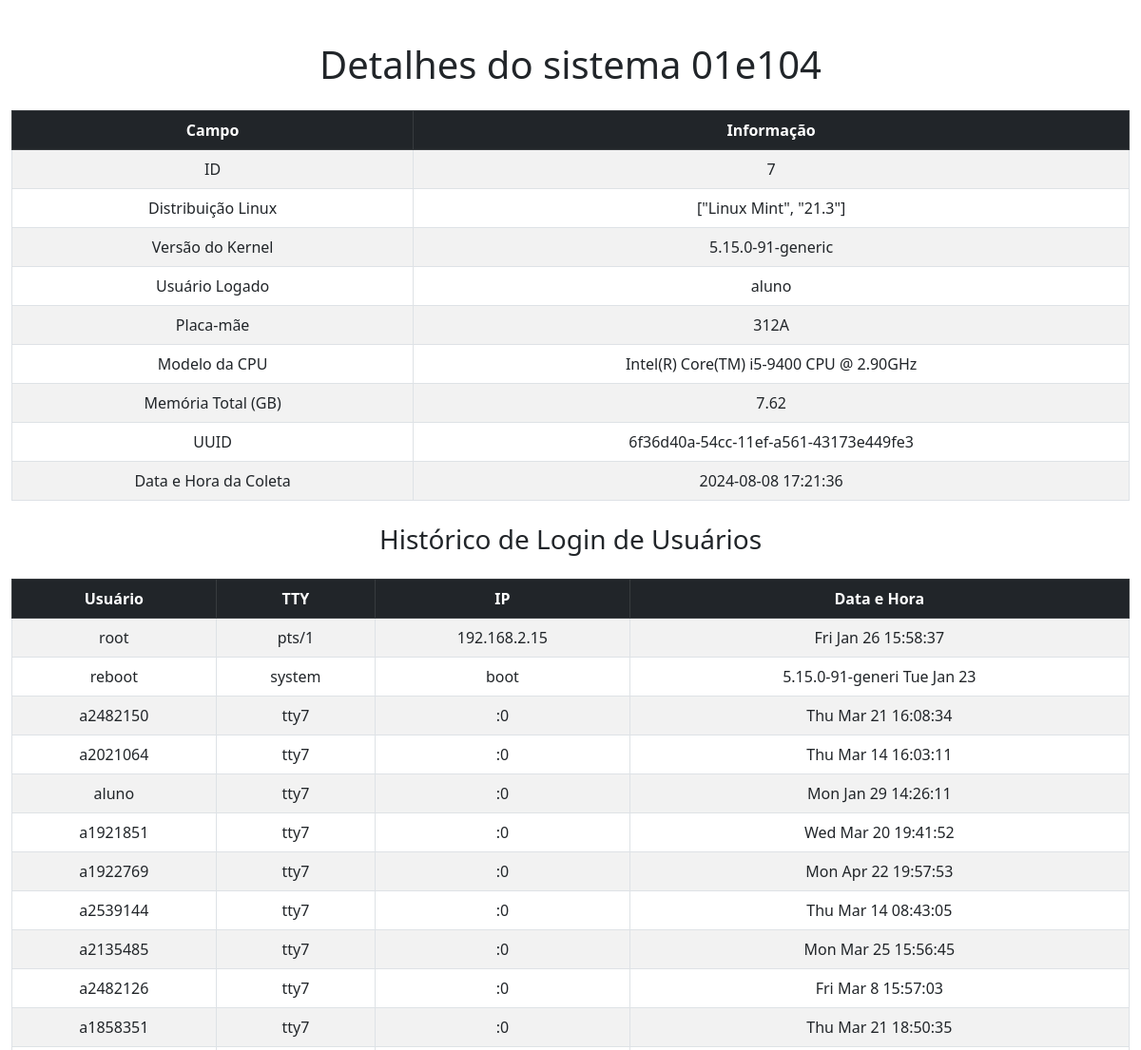
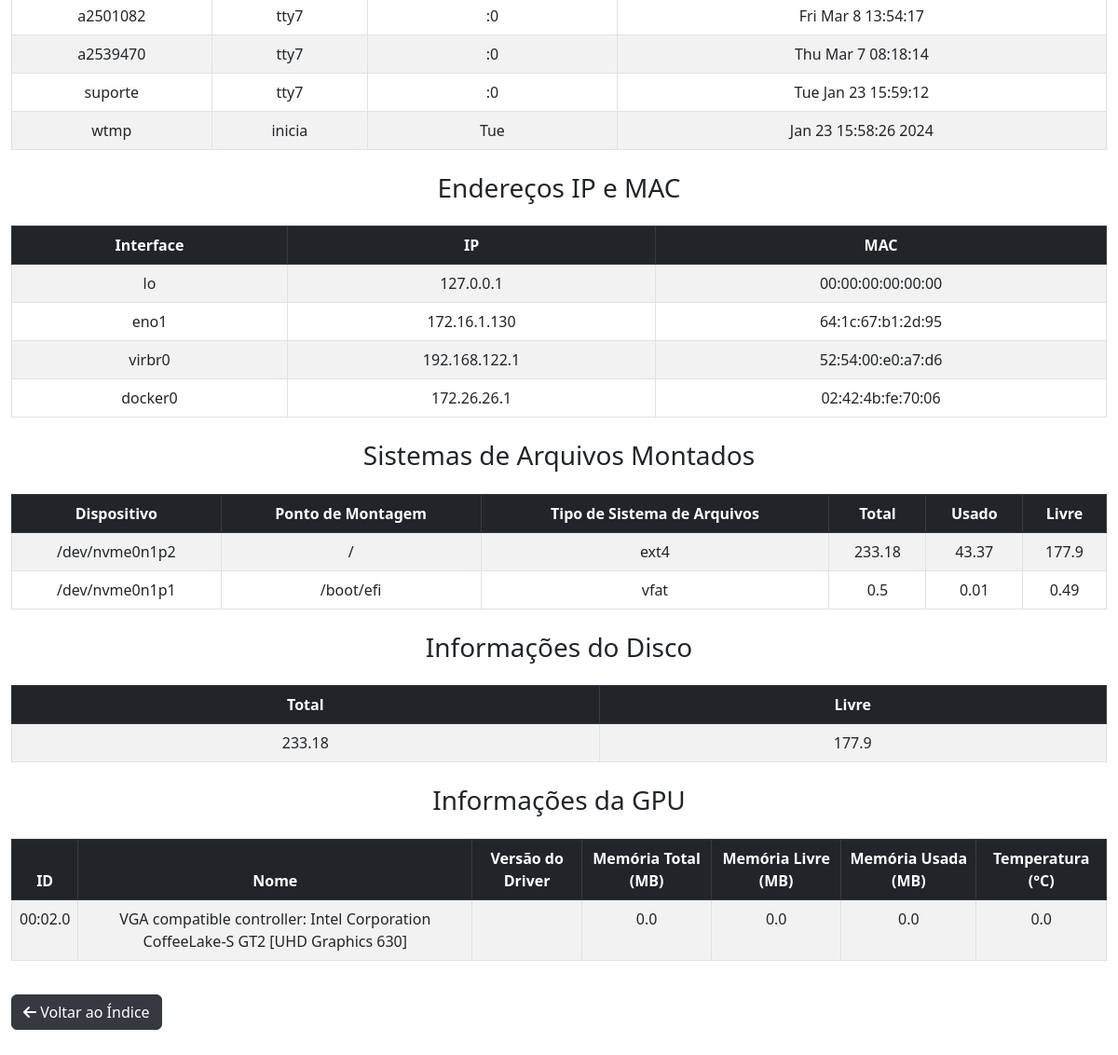
The page /details/7 on the database its author committed (2 pictures, top to bottom).
### app.py (models this page shows)
class SystemInfo(db.Model):
    id = db.Column(db.Integer, primary_key=True)
    hostname = db.Column(db.String(120), nullable=False)
    linux_distribution = db.Column(db.String(120), nullable=False)
    kernel_version = db.Column(db.String(120), nullable=False)
    logged_in_user = db.Column(db.String(120), nullable=False)
    cpu_model = db.Column(db.String(120), nullable=False)
    memory_total_gb = db.Column(db.Float, nullable=False)
    uuid1 = db.Column(db.String(36), unique=True, nullable=False)
    collection_datetime = db.Column(db.String(120), nullable=False)
    motherboard_model = db.Column(db.String(255))
    patrimony = db.Column(db.String(50), nullable=True)
    user_login_history = db.relationship('UserLoginHistory', backref='system_info', lazy=True)
    ip_and_mac_addresses = db.relationship('IPAndMacAddress', backref='system_info', lazy=True)
    mounted_filesystems = db.relationship('MountedFilesystems', backref='system_info', lazy=True)
    disk_info = db.relationship('DiskInfo', backref='system_info', uselist=False)
    gpu_info = db.relationship('GPUInfo', backref='system_info', lazy=True)

class UserLoginHistory(db.Model):
    id = db.Column(db.Integer, primary_key=True)
    user = db.Column(db.String(120), nullable=False)
    tty = db.Column(db.String(120), nullable=False)
    ip = db.Column(db.String(120), nullable=False)
    datetime = db.Column(db.String(120), nullable=False)
    system_info_id = db.Column(db.Integer, db.ForeignKey('system_info.id'), nullable=False)

class IPAndMacAddress(db.Model):
    id = db.Column(db.Integer, primary_key=True)
    interface = db.Column(db.String(120), nullable=False)
    ip = db.Column(db.String(120), nullable=False)
    mac = db.Column(db.String(120), nullable=False)
    system_info_id = db.Column(db.Integer, db.ForeignKey('system_info.id'), nullable=False)

class MountedFilesystems(db.Model):
    id = db.Column(db.Integer, primary_key=True)
    device = db.Column(db.String(120), nullable=False)
    mountpoint = db.Column(db.String(120), nullable=False)
    fstype = db.Column(db.String(120), nullable=False)
    total = db.Column(db.Float, nullable=False)
    used = db.Column(db.Float, nullable=False)
    free = db.Column(db.Float, nullable=False)
    system_info_id = db.Column(db.Integer, db.ForeignKey('system_info.id'), nullable=False)

class DiskInfo(db.Model):
    id = db.Column(db.Integer, primary_key=True)
    total = db.Column(db.Float, nullable=False)
    free = db.Column(db.Float, nullable=False)
    system_info_id = db.Column(db.Integer, db.ForeignKey('system_info.id'), nullable=False)

class GPUInfo(db.Model):
    id = db.Column(db.Integer, primary_key=True)
    gpu_id = db.Column(db.Integer, nullable=False)
    name = db.Column(db.String(120), nullable=False)
    driver_version = db.Column(db.String(120), nullable=False)
    memory_total = db.Column(db.Float, nullable=False)
    memory_free = db.Column(db.Float, nullable=False)
    memory_used = db.Column(db.Float, nullable=False)
    temperature = db.Column(db.Float, nullable=False)
    system_info_id = db.Column(db.Integer, db.ForeignKey('system_info.id'), nullable=False)

### app.py (the view)
@app.route('/details/<int:id>')
def details(id):
    system_info = SystemInfo.query.get_or_404(id)
    return render_template('details.html', system_info=system_info)

### templates/details.html (shortened to what this page needs)
<!DOCTYPE html>
<html lang="pt-br">
  <head>
    <link href="https://cdn.jsdelivr.net/npm/bootstrap@5.3.0/dist/css/bootstrap.min.css" rel="stylesheet" />
    <link rel="stylesheet" href="https://cdnjs.cloudflare.com/ajax/libs/font-awesome/6.0.0-beta3/css/all.min.css" />
  </head>
  <body>
    <div class="container">
      <h1 class="my-4 text-center">Detalhes do sistema {{ system_info.hostname }}</h1>
      <table class="table table-bordered table-striped text-center">
        <thead class="table-dark">
          <tr>
            <th>Campo</th>
            <th>Informação</th>
          </tr>
        </thead>
        <tbody>
          <tr>
            <td>ID</td>
            <td>{{ system_info.id }}</td>
          </tr>
          <tr>
            <td>Distribuição Linux</td>
            <td>{{ system_info.linux_distribution }}</td>
          </tr>
          <tr>
            <td>Versão do Kernel</td>
            <td>{{ system_info.kernel_version }}</td>
          </tr>
          <tr>
            <td>Usuário Logado</td>
            <td>{{ system_info.logged_in_user }}</td>
          </tr>
          <tr>
            <td>Placa-mãe</td>
            <td>{{ system_info.motherboard_model }}</td>
          </tr>
          <tr>
            <td>Modelo da CPU</td>
            <td>{{ system_info.cpu_model }}</td>
          </tr>
          <tr>
            <td>Memória Total (GB)</td>
            <td>{{ system_info.memory_total_gb }}</td>
          </tr>
          <tr>
            <td>UUID</td>
            <td>{{ system_info.uuid1 }}</td>
          </tr>
          <tr>
            <td>Data e Hora da Coleta</td>
            <td>{{ system_info.collection_datetime }}</td>
          </tr>
        </tbody>
      </table>
      <h3 class="my-4 text-center">Histórico de Login de Usuários</h3>
      <table class="table table-bordered table-striped text-center">
        <thead class="table-dark">
          <tr>
            <th>Usuário</th>
            <th>TTY</th>
            <th>IP</th>
            <th>Data e Hora</th>
          </tr>
        </thead>
        <tbody>
          {% for entry in system_info.user_login_history %}
          <tr>
            <td>{{ entry.user }}</td>
            <td>{{ entry.tty }}</td>
            <td>{{ entry.ip }}</td>
            <td>{{ entry.datetime }}</td>
          </tr>
          {% endfor %}
        </tbody>
      </table>
      <h3 class="my-4 text-center">Endereços IP e MAC</h3>
      <table class="table table-bordered table-striped text-center">
        <thead class="table-dark">
          <tr>
            <th>Interface</th>
            <th>IP</th>
            <th>MAC</th>
          </tr>
        </thead>
        <tbody>
          {% for entry in system_info.ip_and_mac_addresses %}
          <tr>
            <td>{{ entry.interface }}</td>
            <td>{{ entry.ip }}</td>
            <td>{{ entry.mac }}</td>
          </tr>
          {% endfor %}
        </tbody>
      </table>
      <h3 class="my-4 text-center">Sistemas de Arquivos Montados</h3>
      <table class="table table-bordered table-striped text-center">
        <thead class="table-dark">
          <tr>
            <th>Dispositivo</th>
            <th>Ponto de Montagem</th>
            <th>Tipo de Sistema de Arquivos</th>
            <th>Total</th>
            <th>Usado</th>
            <th>Livre</th>
          </tr>
        </thead>
        <tbody>
          {% for entry in system_info.mounted_filesystems %}
          <tr>
            <td>{{ entry.device }}</td>
            <td>{{ entry.mountpoint }}</td>
            <td>{{ entry.fstype }}</td>
            <td>{{ entry.total }}</td>
            <td>{{ entry.used }}</td>
            <td>{{ entry.free }}</td>
          </tr>
          {% endfor %}
        </tbody>
      </table>
      <h3 class="my-4 text-center">Informações do Disco</h3>
      <table class="table table-bordered table-striped text-center">
        <thead class="table-dark">
          <tr>
            <th>Total</th>
            <th>Livre</th>
          </tr>
        </thead>
        <tbody>
          {% if system_info.disk_info %}
          <tr>
            <td>{{ system_info.disk_info.total }}</td>
            <td>{{ system_info.disk_info.free }}</td>
          </tr>
          {% else %}
          <tr>
            <td colspan="2">Nenhuma informação de disco disponível</td>
          </tr>
          {% endif %}
        </tbody>
      </table>
      <h3 class="my-4 text-center">Informações da GPU</h3>
      <table class="table table-bordered table-striped text-center">
        <thead class="table-dark">
          <tr>
            <th>ID</th>
            <th>Nome</th>
            <th>Versão do Driver</th>
            <th>Memória Total (MB)</th>
            <th>Memória Livre (MB)</th>
            <th>Memória Usada (MB)</th>
            <th>Temperatura (°C)</th>
          </tr>
        </thead>
        <tbody>
          {% for entry in system_info.gpu_info %}
          <tr>
            <td>{{ entry.gpu_id }}</td>
            <td>{{ entry.name }}</td>
            <td>{{ entry.driver_version }}</td>
            <td>{{ entry.memory_total }}</td>
            <td>{{ entry.memory_free }}</td>
            <td>{{ entry.memory_used }}</td>
            <td>{{ entry.temperature }}</td>
          </tr>
          {% endfor %}
        </tbody>
      </table>
      <a class="btn btn-dark back-button" href="{{ url_for('index') }}"> <i class="fas fa-arrow-left"></i> Voltar ao Índice </a>
    </div>
  </body>
</html>

### templates/details.html (style rules this page uses)
body { padding-top: 20px; padding-bottom: 40px; }
.container { max-width: 1200px; }
table { margin: auto; }
.back-button { margin-top: 20px; background-color: #343a40; border-color: #343a40; }

### rows shown on the page
SystemInfo: hostname "01e104", id "7", linux_distribution "[\"Linux Mint\", \"21.3\"]", kernel_version "5.15.0-91-generic", logged_in_user "aluno", motherboard_model "312A", cpu_model "Intel(R) Core(TM) i5-9400 CPU @ 2.90GHz", memory_total_gb "7.62", uuid1 "6f36d40a-54cc-11ef-a561-43173e449fe3", collection_datetime "2024-08-08 17:21:36"
UserLoginHistory: user "root", tty "pts/1", ip "192.168.2.15", datetime "Fri Jan 26 15:58:37"
UserLoginHistory: user "reboot", tty "system", ip "boot", datetime "5.15.0-91-generi Tue Jan 23"
UserLoginHistory: user "a2482150", tty "tty7", ip ":0", datetime "Thu Mar 21 16:08:34"
UserLoginHistory: user "a2021064", tty "tty7", ip ":0", datetime "Thu Mar 14 16:03:11"
UserLoginHistory: user "aluno", tty "tty7", ip ":0", datetime "Mon Jan 29 14:26:11"
UserLoginHistory: user "a1921851", tty "tty7", ip ":0", datetime "Wed Mar 20 19:41:52"
UserLoginHistory: user "a1922769", tty "tty7", ip ":0", datetime "Mon Apr 22 19:57:53"
UserLoginHistory: user "a2539144", tty "tty7", ip ":0", datetime "Thu Mar 14 08:43:05"
UserLoginHistory: user "a2135485", tty "tty7", ip ":0", datetime "Mon Mar 25 15:56:45"
UserLoginHistory: user "a2482126", tty "tty7", ip ":0", datetime "Fri Mar 8 15:57:03"
UserLoginHistory: user "a1858351", tty "tty7", ip ":0", datetime "Thu Mar 21 18:50:35"
UserLoginHistory: user "a2501082", tty "tty7", ip ":0", datetime "Fri Mar 8 13:54:17"
UserLoginHistory: user "a2539470", tty "tty7", ip ":0", datetime "Thu Mar 7 08:18:14"
UserLoginHistory: user "suporte", tty "tty7", ip ":0", datetime "Tue Jan 23 15:59:12"
UserLoginHistory: user "wtmp", tty "inicia", ip "Tue", datetime "Jan 23 15:58:26 2024"
IPAndMacAddress: interface "lo", ip "127.0.0.1", mac "00:00:00:00:00:00"
IPAndMacAddress: interface "eno1", ip "172.16.1.130", mac "64:1c:67:b1:2d:95"
IPAndMacAddress: interface "virbr0", ip "192.168.122.1", mac "52:54:00:e0:a7:d6"
IPAndMacAddress: interface "docker0", ip "172.26.26.1", mac "02:42:4b:fe:70:06"
MountedFilesystems: device "/dev/nvme0n1p2", mountpoint "/", fstype "ext4", total "233.18", used "43.37", free "177.9"
MountedFilesystems: device "/dev/nvme0n1p1", mountpoint "/boot/efi", fstype "vfat", total "0.5", used "0.01", free "0.49"
DiskInfo: disk_info.total "233.18", disk_info.free "177.9"
GPUInfo: gpu_id "00:02.0", name "VGA compatible controller: Intel Corporation CoffeeLake-S GT2 [UHD Graphics 630]", memory_total "0.0", memory_free "0.0", memory_used "0.0", temperature "0.0"
